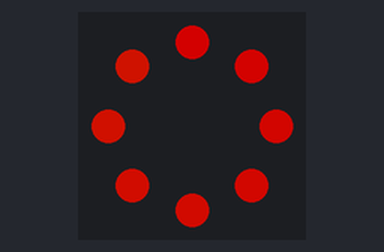
This program was run on a simulated Raspberry Pi Pico running CircuitPython. On the bench: 8 RGB LEDs in a ring, first at the top, clockwise. Dim RGB values are drawn brighter than linear; random numbers come from a fixed seed.

Above: at 0.05 s.
At 4.65 s:
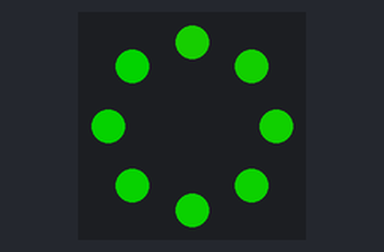
At 9.35 s:
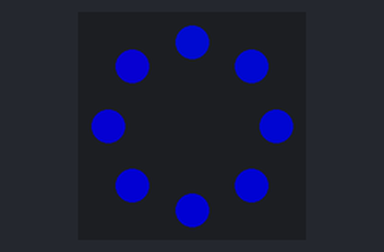
At 19.55 s:
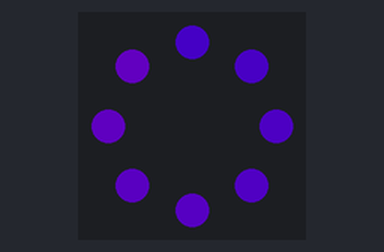
At 29.15 s:
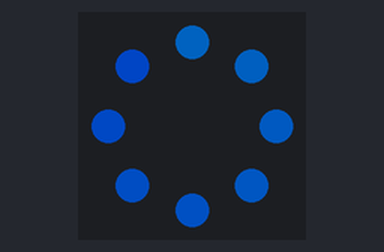
At 39.75 s:
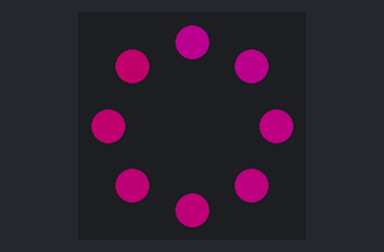
Timing chart, 0 to 40.0 s (numbered marks = the images above):
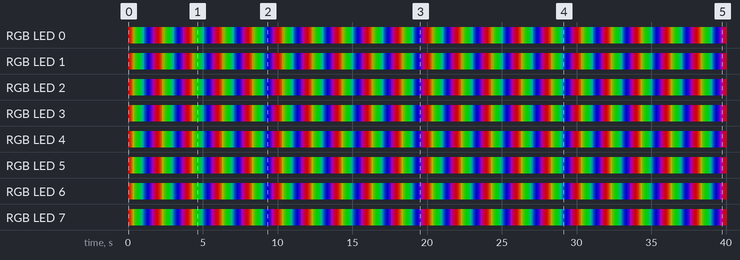

Measured:
- by itself, RGB LED 0: off → RGB(127, 0, 0) at 0.00 s, → RGB(109, 18, 0) 0.10 s later, → RGB(90, 37, 0) 0.10 s later, → RGB(70, 57, 0) 0.10 s later, … (400 changes in this stretch)
- by itself, RGB LED 1: off → RGB(126, 1, 0) at 0.00 s, → RGB(108, 19, 0) 0.10 s later, → RGB(88, 39, 0) 0.10 s later, → RGB(69, 58, 0) 0.10 s later, … (400 changes in this stretch)

The program:

basicrainbow.py
```python
import board
import neopixel

from adafruit_led_animation.animation.solid import Solid
from adafruit_led_animation.animation.colorcycle import ColorCycle
from adafruit_led_animation.animation.blink import Blink
from adafruit_led_animation.animation.comet import Comet
from adafruit_led_animation.animation.chase import Chase
from adafruit_led_animation.animation.pulse import Pulse
from adafruit_led_animation.animation.rainbow import Rainbow
from adafruit_led_animation.sequence import AnimationSequence
from adafruit_led_animation.color import (
    PURPLE,
    WHITE,
    AMBER,
    JADE,
    TEAL,
    PINK,
    MAGENTA,
    ORANGE,
)

pixel_pin = board.D10

ORDER = neopixel.GRB

num_pixels = 8

pixels = neopixel.NeoPixel(pixel_pin, num_pixels, brightness=0.05, auto_write=False)
pixels.brightness = 0.5

solid = Solid(pixels, color=PINK)
blink = Blink(pixels, speed=0.5, color=JADE)
colorcycle = ColorCycle(pixels, speed=0.4, colors=[MAGENTA, ORANGE, TEAL])
chase = Chase(pixels, speed=0.1, color=JADE, size=3, spacing=6)
comet = Comet(pixels, speed=0.75, color=PURPLE, tail_length=10, bounce=True)
pulse = Pulse(pixels, speed=0.1, color=AMBER, period=3)


animations = AnimationSequence(
    comet, pulse, chase, advance_interval=5, auto_clear=True, random_order=True
)

rainbow = Rainbow(pixels, speed=0.1, period=2)

while True:
    rainbow.animate()
```
